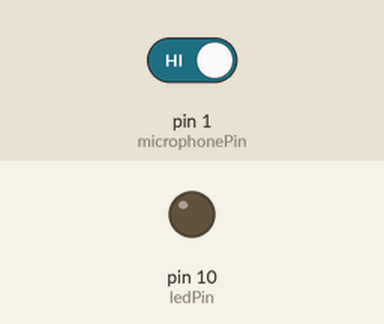
This sketch was run on a simulated Arduino Uno, built with avr-gcc and run on an emulated ATmega328P. Parts: output pins drawn as LEDs (lit = HIGH). Inputs (shaded band) come from the test bench; at power-on: pin 1 (microphonePin) HIGH.

Above: at 1.2 s.
1.3 s: pin 1 (microphonePin) driven LOW
At 2.5 s:
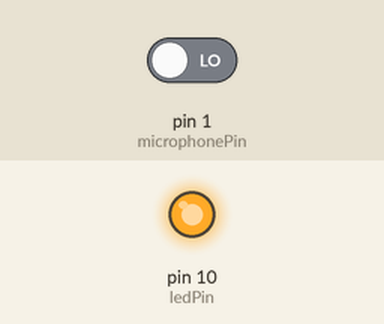
2.8 s: pin 1 (microphonePin) driven HIGH
At 3.7 s:
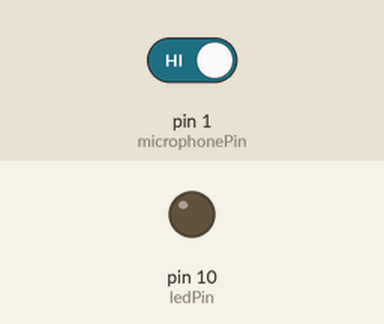
Timing chart, 0 to 5.8 s (numbered marks = the images above; inputs shaded):
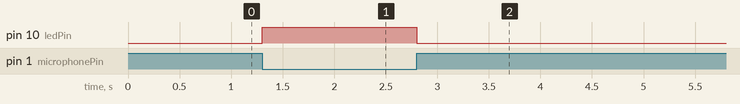

The sketch:

Sound_Sensor_Module.ino
```cpp
int ledPin = 10;
int microphonePin = 1;
int state = 0;

void setup() {
  pinMode(ledPin, OUTPUT);
  pinMode(microphonePin, INPUT);
}

void loop() {
  state = digitalRead(microphonePin);

  if (state == 0) {
    digitalWrite(ledPin, HIGH);
    delay(100);
  }

  else {
    digitalWrite(ledPin, LOW);
  }
}
```

Measured:
- after the input at 1.3 s, pin 10 (ledPin): LOW → HIGH at once
- after the input at 2.8 s, pin 10 (ledPin): HIGH → LOW at once
